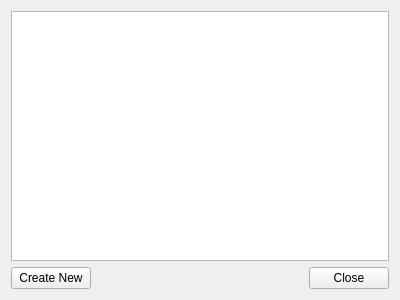
<?xml version="1.0" encoding="UTF-8"?>
<ui version="4.0">
 <class>Form</class>
 <widget class="QWidget" name="Form">
  <property name="geometry">
   <rect>
    <x>0</x>
    <y>0</y>
    <width>400</width>
    <height>300</height>
   </rect>
  </property>
  <property name="sizePolicy">
   <sizepolicy hsizetype="Expanding" vsizetype="Expanding">
    <horstretch>0</horstretch>
    <verstretch>0</verstretch>
   </sizepolicy>
  </property>
  <property name="windowTitle">
   <string>Form</string>
  </property>
  <layout class="QGridLayout" name="gridLayout_2">
   <item row="1" column="1">
    <widget class="QListWidget" name="evidence_list_widget"/>
   </item>
   <item row="8" column="1">
    <layout class="QHBoxLayout" name="horizontalLayout">
     <item>
      <widget class="QPushButton" name="create_button">
       <property name="text">
        <string>Create New</string>
       </property>
       <property name="flat">
        <bool>false</bool>
       </property>
      </widget>
     </item>
     <item>
      <spacer name="horizontalSpacer">
       <property name="orientation">
        <enum>Qt::Horizontal</enum>
       </property>
       <property name="sizeHint" stdset="0">
        <size>
         <width>40</width>
         <height>20</height>
        </size>
       </property>
      </spacer>
     </item>
     <item>
      <widget class="QPushButton" name="close_button">
       <property name="text">
        <string>Close</string>
       </property>
      </widget>
     </item>
    </layout>
   </item>
  </layout>
 </widget>
 <resources/>
 <connections/>
</ui>
